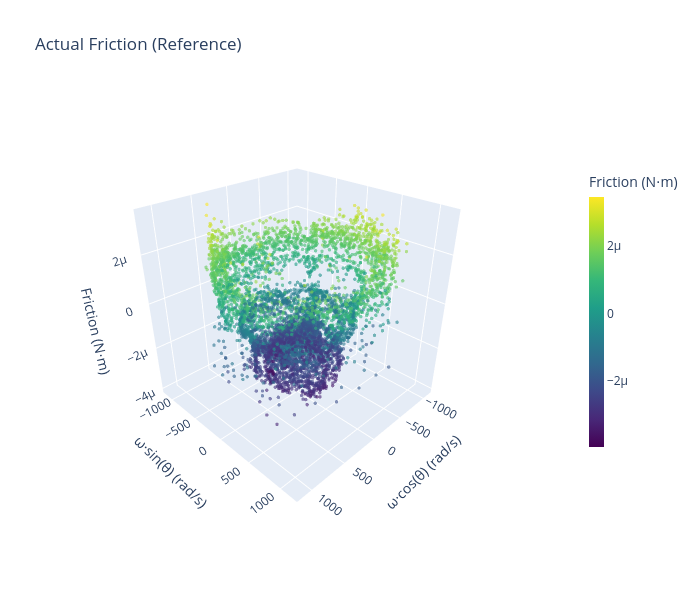
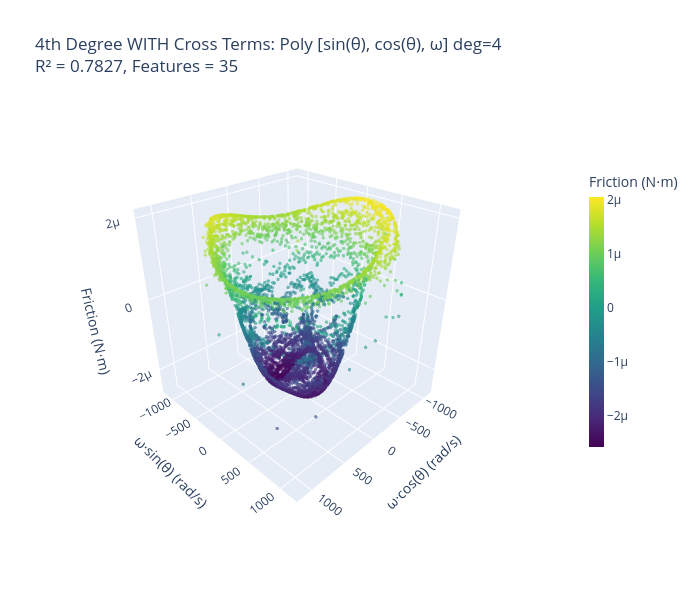

Notebook code cell kept with these figures, in order:
### Code cell
# 3D Plot Comparison: 4th Degree Models with vs without Cross Terms

print("="*70)
print("3D VISUALIZATION: 4th Degree Models - With vs Without Cross Terms")
print("="*70)

# Find 4th degree models
deg4_with_cross = None
deg4_no_cross = None

for r in results:
    if 'deg=4' in r['model']:
        if 'Poly [sin(θ), cos(θ), ω] deg=4' in r['model'] and 'NO cross' not in r['model']:
            deg4_with_cross = r
        elif 'Poly [sin(θ), cos(θ), ω] pure deg=4' in r['model'] and 'NO cross' in r['model']:
            deg4_no_cross = r

if deg4_with_cross is None or deg4_no_cross is None:
    print("\n⚠ Warning: Could not find both 4th degree models!")
    if deg4_with_cross is None:
        print("  Missing: 4th degree WITH cross terms")
    if deg4_no_cross is None:
        print("  Missing: 4th degree NO cross terms")
else:
    print(f"\n✓ Found both models:")
    print(f"  With cross terms: {deg4_with_cross['model']} (R² = {deg4_with_cross['r2']:.4f})")
    print(f"  No cross terms:   {deg4_no_cross['model']} (R² = {deg4_no_cross['r2']:.4f})")
    
    # Get predictions
    frc_pred_with_cross = deg4_with_cross['model_obj'].predict(deg4_with_cross['features'])
    frc_pred_no_cross = deg4_no_cross['model_obj'].predict(deg4_no_cross['features'])
    
    # Prepare state space coordinates (same as earlier plots)
    omega_offset = omega_trk_trim - np.min(omega_trk_trim)
    theta_wrapped_viz = theta_wrapped % (2 * np.pi)
    
    x_coords = omega_offset * np.cos(theta_wrapped_viz)
    y_coords = omega_offset * np.sin(theta_wrapped_viz)
    z_actual = y  # actual friction
    
    # Create 3D plots using Plotly
    import plotly.graph_objects as go
    from plotly.subplots import make_subplots
    
    # Common camera position for synchronization
    camera = dict(eye=dict(x=1.5, y=1.5, z=1.2))
    
    # Plot 1: Actual Friction (for reference)
    fig_actual = go.Figure(data=[go.Scatter3d(
        x=x_coords,
        y=y_coords,
        z=z_actual,
        mode='markers',
        marker=dict(
            size=2,
            color=z_actual,
            colorscale='Viridis',
            showscale=True,
            colorbar=dict(title="Friction (N⋅m)", x=1.15, len=0.7, thickness=15),
            opacity=0.6
        ),
        text=[f"θ={theta_wrapped_viz[i]:.2f} rad<br>ω={omega_trk_trim[i]:.1f} rad/s<br>F={z_actual[i]:.2e} N⋅m" 
              for i in range(len(z_actual))],
        hovertemplate='%{text}<extra></extra>'
    )])
    
    fig_actual.update_layout(
        title='Actual Friction (Reference)',
        scene=dict(
            xaxis_title='ω·cos(θ) (rad/s)',
            yaxis_title='ω·sin(θ) (rad/s)',
            zaxis_title='Friction (N⋅m)',
            aspectmode='cube'
        ),
        width=700,
        height=600,
        margin=dict(r=100),
        scene_camera=camera
    )
    
    # Plot 2: 4th Degree WITH Cross Terms
    fig_with_cross = go.Figure(data=[go.Scatter3d(
        x=x_coords,
        y=y_coords,
        z=frc_pred_with_cross,
        mode='markers',
        marker=dict(
            size=2,
            color=frc_pred_with_cross,
            colorscale='Viridis',
            showscale=True,
            colorbar=dict(title="Friction (N⋅m)", x=1.15, len=0.7, thickness=15),
            opacity=0.6
        ),
        text=[f"θ={theta_wrapped_viz[i]:.2f} rad<br>ω={omega_trk_trim[i]:.1f} rad/s<br>F={frc_pred_with_cross[i]:.2e} N⋅m" 
              for i in range(len(frc_pred_with_cross))],
        hovertemplate='%{text}<extra></extra>'
    )])
    
    fig_with_cross.update_layout(
        title=f"4th Degree WITH Cross Terms: {deg4_with_cross['model']}<br>R² = {deg4_with_cross['r2']:.4f}, Features = {deg4_with_cross['n_features']}",
        scene=dict(
            xaxis_title='ω·cos(θ) (rad/s)',
            yaxis_title='ω·sin(θ) (rad/s)',
            zaxis_title='Friction (N⋅m)',
            aspectmode='cube'
        ),
        width=700,
        height=600,
        margin=dict(r=100),
        scene_camera=camera
    )
    
    # Plot 3: 4th Degree NO Cross Terms
    fig_no_cross = go.Figure(data=[go.Scatter3d(
        x=x_coords,
        y=y_coords,
        z=frc_pred_no_cross,
        mode='markers',
        marker=dict(
            size=2,
            color=frc_pred_no_cross,
            colorscale='Viridis',
            showscale=True,
            colorbar=dict(title="Friction (N⋅m)", x=1.15, len=0.7, thickness=15),
            opacity=0.6
        ),
        text=[f"θ={theta_wrapped_viz[i]:.2f} rad<br>ω={omega_trk_trim[i]:.1f} rad/s<br>F={frc_pred_no_cross[i]:.2e} N⋅m" 
              for i in range(len(frc_pred_no_cross))],
        hovertemplate='%{text}<extra></extra>'
    )])
    
    fig_no_cross.update_layout(
        title=f"4th Degree NO Cross Terms: {deg4_no_cross['model']}<br>R² = {deg4_no_cross['r2']:.4f}, Features = {deg4_no_cross['n_features']}",
        scene=dict(
            xaxis_title='ω·cos(θ) (rad/s)',
            yaxis_title='ω·sin(θ) (rad/s)',
            zaxis_title='Friction (N⋅m)',
            aspectmode='cube'
        ),
        width=700,
        height=600,
        margin=dict(r=100),
        scene_camera=camera
    )
    
    # Show all plots
    print("\nShowing 3D visualizations:")
    print("  1. Actual Friction (reference)")
    print("  2. 4th Degree WITH Cross Terms")
    print("  3. 4th Degree NO Cross Terms")
    
    fig_actual.show()
    fig_with_cross.show()
    fig_no_cross.show()
    
    # Print comparison summary
    print(f"\n{'='*70}")
    print("COMPARISON SUMMARY")
    print(f"{'='*70}")
    print(f"With Cross Terms:    R² = {deg4_with_cross['r2']:.4f}, RMSE = {deg4_with_cross['rmse']:.6e}, Features = {deg4_with_cross['n_features']}")
    print(f"No Cross Terms:      R² = {deg4_no_cross['r2']:.4f}, RMSE = {deg4_no_cross['rmse']:.6e}, Features = {deg4_no_cross['n_features']}")
    print(f"R² Difference:       {deg4_with_cross['r2'] - deg4_no_cross['r2']:.4f} ({(deg4_with_cross['r2'] - deg4_no_cross['r2'])*100:.2f}%)")
    print(f"RMSE Difference:     {deg4_no_cross['rmse'] - deg4_with_cross['rmse']:.6e} N⋅m")
    print(f"Feature Count Diff:  {deg4_with_cross['n_features'] - deg4_no_cross['n_features']} features")
    
    print(f"\n✓ 3D visualization complete")

# Now do the same for 3rd degree models
print("\n" + "="*70)
print("3D VISUALIZATION: 3rd Degree Models - With vs Without Cross Terms")
print("="*70)

# Find 3rd degree models
deg3_with_cross = None
deg3_no_cross = None

for r in results:
    if 'deg=3' in r['model']:
        if 'Poly [sin(θ), cos(θ), ω] deg=3' in r['model'] and 'NO cross' not in r['model']:
            deg3_with_cross = r
        elif 'Poly [sin(θ), cos(θ), ω] pure deg=3' in r['model'] and 'NO cross' in r['model']:
            deg3_no_cross = r

if deg3_with_cross is None or deg3_no_cross is None:
    print("\n⚠ Warning: Could not find both 3rd degree models!")
    if deg3_with_cross is None:
        print("  Missing: 3rd degree WITH cross terms")
    if deg3_no_cross is None:
        print("  Missing: 3rd degree NO cross terms")
else:
    print(f"\n✓ Found both models:")
    print(f"  With cross terms: {deg3_with_cross['model']} (R² = {deg3_with_cross['r2']:.4f})")
    print(f"  No cross terms:   {deg3_no_cross['model']} (R² = {deg3_no_cross['r2']:.4f})")
    
    # Get predictions
    frc_pred_with_cross_deg3 = deg3_with_cross['model_obj'].predict(deg3_with_cross['features'])
    frc_pred_no_cross_deg3 = deg3_no_cross['model_obj'].predict(deg3_no_cross['features'])
    
    # Prepare state space coordinates (already computed above, but reuse)
    # omega_offset, theta_wrapped_viz, x_coords, y_coords, z_actual already exist
    
    # Plot 1: 3rd Degree WITH Cross Terms
    fig_with_cross_deg3 = go.Figure(data=[go.Scatter3d(
        x=x_coords,
        y=y_coords,
        z=frc_pred_with_cross_deg3,
        mode='markers',
        marker=dict(
            size=2,
            color=frc_pred_with_cross_deg3,
            colorscale='Viridis',
            showscale=True,
            colorbar=dict(title="Friction (N⋅m)", x=1.15, len=0.7, thickness=15),
            opacity=0.6
        ),
        text=[f"θ={theta_wrapped_viz[i]:.2f} rad<br>ω={omega_trk_trim[i]:.1f} rad/s<br>F={frc_pred_with_cross_deg3[i]:.2e} N⋅m" 
              for i in range(len(frc_pred_with_cross_deg3))],
        hovertemplate='%{text}<extra></extra>'
    )])
    
    fig_with_cross_deg3.update_layout(
        title=f"3rd Degree WITH Cross Terms: {deg3_with_cross['model']}<br>R² = {deg3_with_cross['r2']:.4f}, Features = {deg3_with_cross['n_features']}",
        scene=dict(
            xaxis_title='ω·cos(θ) (rad/s)',
            yaxis_title='ω·sin(θ) (rad/s)',
            zaxis_title='Friction (N⋅m)',
            aspectmode='cube'
        ),
        width=700,
        height=600,
        margin=dict(r=100),
        scene_camera=camera
    )
    
    # Plot 2: 3rd Degree NO Cross Terms
    fig_no_cross_deg3 = go.Figure(data=[go.Scatter3d(
        x=x_coords,
        y=y_coords,
        z=frc_pred_no_cross_deg3,
        mode='markers',
        marker=dict(
            size=2,
            color=frc_pred_no_cross_deg3,
            colorscale='Viridis',
            showscale=True,
            colorbar=dict(title="Friction (N⋅m)", x=1.15, len=0.7, thickness=15),
            opacity=0.6
        ),
        text=[f"θ={theta_wrapped_viz[i]:.2f} rad<br>ω={omega_trk_trim[i]:.1f} rad/s<br>F={frc_pred_no_cross_deg3[i]:.2e} N⋅m" 
              for i in range(len(frc_pred_no_cross_deg3))],
        hovertemplate='%{text}<extra></extra>'
    )])
    
    fig_no_cross_deg3.update_layout(
        title=f"3rd Degree NO Cross Terms: {deg3_no_cross['model']}<br>R² = {deg3_no_cross['r2']:.4f}, Features = {deg3_no_cross['n_features']}",
        scene=dict(
            xaxis_title='ω·cos(θ) (rad/s)',
            yaxis_title='ω·sin(θ) (rad/s)',
            zaxis_title='Friction (N⋅m)',
            aspectmode='cube'
        ),
        width=700,
        height=600,
        margin=dict(r=100),
        scene_camera=camera
    )
    
    # Show all plots
    print("\nShowing 3D visualizations for 3rd degree:")
    print("  1. 3rd Degree WITH Cross Terms")
    print("  2. 3rd Degree NO Cross Terms")
    print("  (Compare with actual friction plot from above)")
    
    fig_with_cross_deg3.show()
    fig_no_cross_deg3.show()
    
    # Print comparison summary
    print(f"\n{'='*70}")
    print("3RD DEGREE COMPARISON SUMMARY")
    print(f"{'='*70}")
    print(f"With Cross Terms:    R² = {deg3_with_cross['r2']:.4f}, RMSE = {deg3_with_cross['rmse']:.6e}, Features = {deg3_with_cross['n_features']}")
    print(f"No Cross Terms:      R² = {deg3_no_cross['r2']:.4f}, RMSE = {deg3_no_cross['rmse']:.6e}, Features = {deg3_no_cross['n_features']}")
    print(f"R² Difference:       {deg3_with_cross['r2'] - deg3_no_cross['r2']:.4f} ({(deg3_with_cross['r2'] - deg3_no_cross['r2'])*100:.2f}%)")
    print(f"RMSE Difference:     {deg3_no_cross['rmse'] - deg3_with_cross['rmse']:.6e} N⋅m")
    print(f"Feature Count Diff:  {deg3_with_cross['n_features'] - deg3_no_cross['n_features']} features")
    
    print(f"\n✓ 3rd degree 3D visualization complete")

### Figure 1 — Plotly figure (JSON) as saved in the notebook; plotly's stock layout.template omitted (floating-point values rounded to 4 significant figures; data arrays with more than 128 entries replaced by an {"elided": "..."} marker saying what was removed)
{"data": [{"hovertemplate": "%{text}<extra></extra>", "marker": {"color": {"elided": "6521 float values"}, "colorbar": {"len": 0.7, "thickness": 15, "title": {"text": "Friction (N⋅m)"}, "x": 1.15}, "colorscale": [[0, "#440154"], [0.1111, "#482878"], [0.2222, "#3e4989"], [0.3333, "#31688e"], [0.4444, "#26828e"], [0.5556, "#1f9e89"], [0.6667, "#35b779"], [0.7778, "#6ece58"], [0.8889, "#b5de2b"], [1, "#fde725"]], "opacity": 0.6, "showscale": true, "size": 2}, "mode": "markers", "text": {"elided": "6521 str values"}, "type": "scatter3d", "x": {"elided": "6521 float values"}, "y": {"elided": "6521 float values"}, "z": {"elided": "6521 float values"}}], "layout": {"height": 600, "margin": {"r": 100}, "scene": {"aspectmode": "cube", "camera": {"eye": {"x": 1.5, "y": 1.5, "z": 1.2}}, "xaxis": {"title": {"text": "ω·cos(θ) (rad/s)"}}, "yaxis": {"title": {"text": "ω·sin(θ) (rad/s)"}}, "zaxis": {"title": {"text": "Friction (N⋅m)"}}}, "title": {"text": "Actual Friction (Reference)"}, "width": 700}}

### Figure 2 — Plotly figure (JSON) as saved in the notebook; plotly's stock layout.template omitted (floating-point values rounded to 4 significant figures; data arrays with more than 128 entries replaced by an {"elided": "..."} marker saying what was removed)
{"data": [{"hovertemplate": "%{text}<extra></extra>", "marker": {"color": {"elided": "6521 float values"}, "colorbar": {"len": 0.7, "thickness": 15, "title": {"text": "Friction (N⋅m)"}, "x": 1.15}, "colorscale": [[0, "#440154"], [0.1111, "#482878"], [0.2222, "#3e4989"], [0.3333, "#31688e"], [0.4444, "#26828e"], [0.5556, "#1f9e89"], [0.6667, "#35b779"], [0.7778, "#6ece58"], [0.8889, "#b5de2b"], [1, "#fde725"]], "opacity": 0.6, "showscale": true, "size": 2}, "mode": "markers", "text": {"elided": "6521 str values"}, "type": "scatter3d", "x": {"elided": "6521 float values"}, "y": {"elided": "6521 float values"}, "z": {"elided": "6521 float values"}}], "layout": {"height": 600, "margin": {"r": 100}, "scene": {"aspectmode": "cube", "camera": {"eye": {"x": 1.5, "y": 1.5, "z": 1.2}}, "xaxis": {"title": {"text": "ω·cos(θ) (rad/s)"}}, "yaxis": {"title": {"text": "ω·sin(θ) (rad/s)"}}, "zaxis": {"title": {"text": "Friction (N⋅m)"}}}, "title": {"text": "4th Degree WITH Cross Terms: Poly [sin(θ), cos(θ), ω] deg=4<br>R² = 0.7827, Features = 35"}, "width": 700}}
